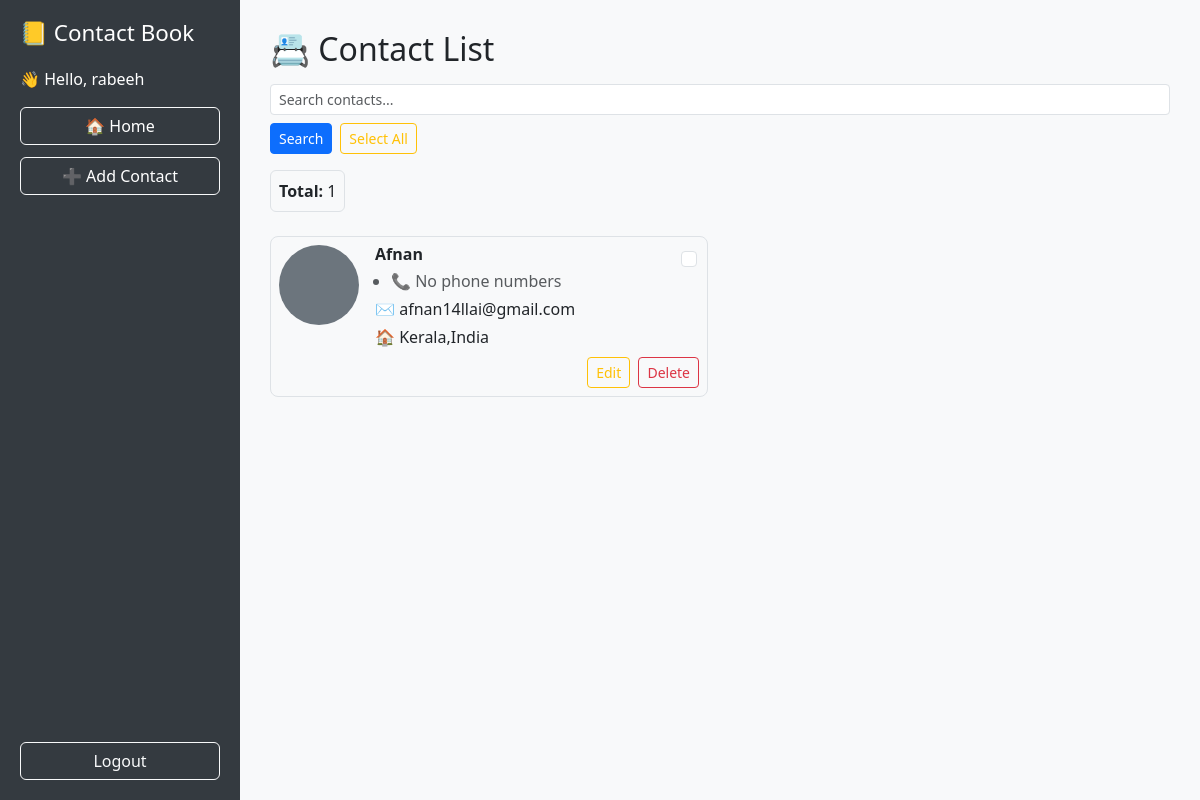
The page / (signed in) on the database its author committed.
### contacts/models.py (models this page shows, shortened)
class Contact(models.Model):
    user = models.ForeignKey(User, on_delete=models.CASCADE, null=True)
    name = models.CharField(max_length=100)
    email = models.EmailField()
    address = models.CharField(max_length=200)
    image = models.ImageField(upload_to='contact_images/', blank=True, null=True)  # ✅ New field

### contacts/views.py (the view, shortened to what this page needs)
# urls.py: path('', views.list_contacts, name='list_contacts'),
@login_required
def list_contacts(request):
    search_query = request.GET.get('search', '')
    contacts = Contact.objects.filter(user=request.user).order_by('name')
    paginator = Paginator(contacts, 10)
    page_number = request.GET.get('page')
    page_obj = paginator.get_page(page_number)
    return render(request, 'contacts/contact_list.html', {
        'contacts': page_obj,  # Paginated contacts
        'search_query': search_query,
        'total_contacts': paginator.count,
        'page_obj': page_obj,  # Needed for page navigation in template
    })

### contacts/templates/contacts/contact_list.html (shortened to what this page needs)
{% extends 'contacts/base.html' %}
{% block content %}
<div class="mb-4">
    <h2>📇 Contact List</h2>
    <div class="row mt-3 mb-3">
        <div class="col-md-12">
            <form method="get" action="" class="d-flex flex-wrap align-items-center gap-2">
                <input type="text" name="search" placeholder="Search contacts..." class="form-control form-control-sm"
                       value="{{ request.GET.search }}" style="max-width: 900px;">
                <button type="submit" class="btn btn-primary btn-sm">Search</button>
                <button type="button" id="select-all" class="btn btn-outline-warning btn-sm">Select All</button>
            </form>
        </div>
    </div>
    <form method="post" action="{% url 'bulk_delete_contacts' %}" id="contact-form">
        <div class="d-flex justify-content-between align-items-center mb-3 flex-wrap">
            <div class="bg-light border rounded p-2 me-5 mb-2">
                <strong>Total:</strong> {{ total_contacts }}
            </div>
        </div>
        <div class="row">
            {% for contact in contacts %}
                <div class="col-md-6">
                    <div class="contact-card border bg-light p-2 mb-3 rounded-3 d-flex align-items-start position-relative hover-card">
                        <input type="checkbox" name="selected_contacts" value="{{ contact.id }}"
                               class="form-check-input contact-checkbox position-absolute"
                               style="top: 10px; right: 10px; z-index: 2;">
                        {% if contact.image %}
                            <img src="{{ contact.image.url }}" alt="Profile"
                                 class="rounded-circle me-3"
                                 style="width: 80px; height: 80px; object-fit: cover;">
                        {% else %}
                            <div class="rounded-circle bg-secondary me-3"
                                 style="width: 80px; height: 80px;"></div>
                        {% endif %}
                        <div class="flex-grow-1">
                            <h6 class="mb-1 fw-bold">{{ contact.name }}</h6>
                            <ul class="mb-1 ps-3">
                                {% for phone in contact.phone_numbers.all %}
                                    <li>📞 {{ phone.number }}</li>
                                {% empty %}
                                    <li class="text-muted">📞 No phone numbers</li>
                                {% endfor %}
                            </ul>
                            <p class="mb-1">✉️ {{ contact.email }}</p>
                            <p class="mb-0">🏠 {{ contact.address }}</p>
                            <div class="text-end mt-2">
                                <a href="{% url 'edit_contact' contact.id %}" class="btn btn-sm btn-outline-warning me-1">Edit</a>
                                <a href="{% url 'delete_contact' contact.id %}" class="btn btn-sm btn-outline-danger">Delete</a>
                            </div>
                        </div>
                    </div>
                </div>
            {% empty %}
                <p class="text-muted">No contacts available.</p>
            {% endfor %}
        </div>
    </form>
</div>
{% endblock %}

### contacts/templates/contacts/base.html (shortened to what this page needs)
<!DOCTYPE html>
<html lang="en">
<head>
    <link href="https://cdn.jsdelivr.net/npm/bootstrap@5.3.0/dist/css/bootstrap.min.css" rel="stylesheet">
</head>
<body>
    <div class="sidebar">
        <div>
            <h4>📒 Contact Book</h4>
            {% if user.is_authenticated %}
                <p>👋 Hello, {{ user.username }}</p>
                <a class="btn btn-outline-light w-100" href="{% url 'list_contacts' %}">🏠 Home</a>
                <a class="btn btn-outline-light w-100" href="{% url 'add_contact' %}">➕ Add Contact</a>
            {% endif %}
        </div>
        {% if user.is_authenticated %}
            <form action="{% url 'logout' %}" method="post" class="btn-logout">
                <button class="btn btn-outline-light w-100">Logout</button>
            </form>
        {% else %}
            <div>
                <a class="btn btn-outline-light w-100 mb-2" href="{% url 'login' %}">Login</a>
                <a class="btn btn-outline-light w-100" href="{% url 'signup' %}">Sign Up</a>
            </div>
        {% endif %}
    </div>
    <div class="main-content">
        {% block content %}
        {% endblock %}
    </div>
</body>
</html>

### contacts/templates/contacts/base.html (style rules this page uses)
html, body { margin: 0; padding: 0; height: 100%; }
body { display: flex; overflow: hidden; }
.sidebar { width: 240px; background-color: #343a40; color: white; padding: 20px; display: flex; flex-direction: column; justify-content: space-between; height: 100vh; position: fixed; left: 0; top: 0; bottom: 0; }
.sidebar a { color: white; text-decoration: none; margin: 12px 0; display: block; font-weight: 500; }
.main-content { margin-left: 240px; padding: 30px; height: 100vh; overflow-y: auto; background-color: #f8f9fa; width: 100%; }
.hover-card { transition: transform 0.2s ease, box-shadow 0.2s ease; }
.btn-logout { margin-top: 20px; }
.sidebar h4 { font-size: 1.4rem; margin-bottom: 20px; }

### rows shown on the page
Contact: name "Afnan", email "afnan14llai@gmail.com", address "Kerala,India"

### other values the page prints
{{ user.username }} "rabeeh"
{{ total_contacts }} "1"
